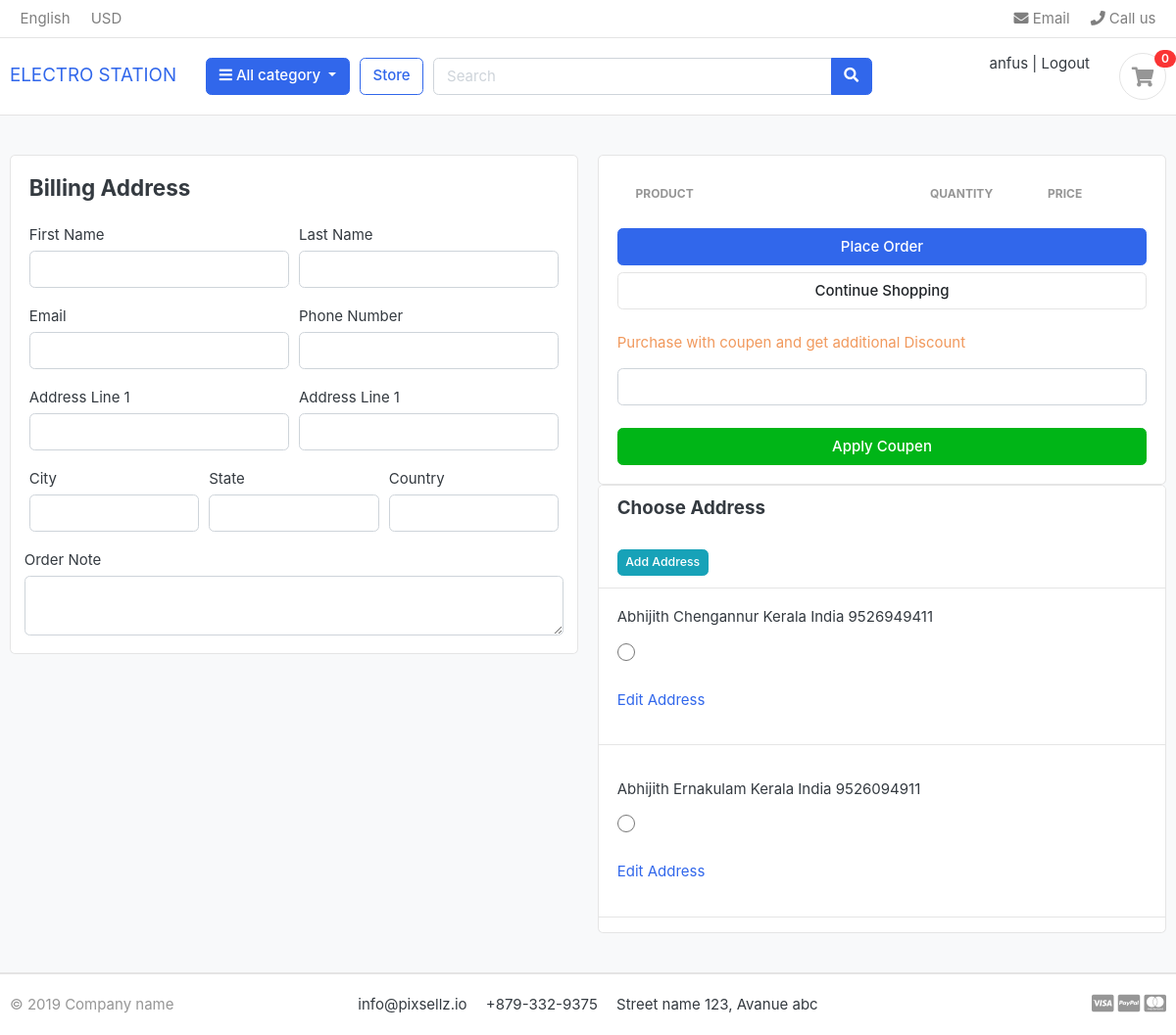
Page /checkout (signed in) on the committed database.
### ecomapp/models.py (models this page shows)
class UserData(AbstractUser):
    email = models.EmailField(unique=True)
    phone = models.CharField(max_length=20)

### orders/models.py (models this page shows, shortened)
class UserAddress(models.Model):
    user=models.ForeignKey(UserData,on_delete=models.CASCADE)
    first_name=models.CharField(max_length=50)
    last_name=models.CharField(max_length=50)
    phone=models.CharField(max_length=50)
    email=models.EmailField(max_length=50)
    address_line1=models.CharField(max_length=50)
    address_line2=models.CharField(max_length=50,blank=True)
    city=models.CharField(max_length=50)
    state=models.CharField(max_length=50)
    country=models.CharField(max_length=50)

### ecomapp/views.py (the view)
# urls.py: path('checkout',views.checkout,name='checkout'),
@login_required(login_url='user_login')
def checkout(request,total=0,quantity=0,cart_items=None):
    try:
        tax=0
        grand_total=0
        if request.user.is_authenticated:
                cart_items=CartItem.objects.filter(user=request.user,is_active=True)
        else:
            cart= Cart.objects.get(cart_id=_cart_id(request))
            cart_items=CartItem.objects.filter(cart=cart,is_active=True)
        for cart_item in cart_items:
            total += (cart_item.product.price * cart_item.quantity)
            quantity+=cart_item.quantity
        tax= (2*total)/100
        grand_total=total+tax
    except ObjectDoesNotExist:
        pass
    addresses = UserAddress.objects.filter(user=request.user)
    context={
        'total':total,
        'quantity':quantity,
        'cart_items':cart_items,
        'tax':tax,
        'grand_total':grand_total,
        'addresses':addresses
    }
    return render(request,'checkout.html',context)

### ecomapp/context_processors.py (called while the page is built)
def menu_link(request):
    links = Category.objects.all()
    return dict(links=links)

def counter(request):
    cart_count=0
    if 'admin' in request.path:
        return{}
    else:
        try:
            cart= Cart.objects.filter(cart_id=_cart_id(request))
            if request.user.is_authenticated:
                cart_items=CartItem.objects.all().filter(user=request.user)
            else:
                cart_items= CartItem.objects.all().filter(cart=cart[:1])
            for cart_item in cart_items:
                cart_count += cart_item.quantity
        except Cart.DoesNotExist:
            cart_count =0
    return dict(cart_count=cart_count)

### ecomapp/models.py (called while the page is built)
    def get_url(self):
        return reverse('product_by_category',args=[self.slug])

### ecomapp/views.py (called while the page is built)
def _cart_id(request):
    cart= request.session.session_key
    if not cart:
        cart=request.session.create()
    return cart

### templates/checkout.html (shortened to what this page needs)
{% extends 'first.html' %}
{% block content %}
<section class="section-content padding-y bg">
    <div class="container">
    <div class="row">
        <aside class="col-lg-6">
    <div class="card">
        <div class="card-body">
            <h4 class= "card-title mb-4">Billing Address</h4>
            <form action="{% url 'place_order' %}" method="POST">
                <div class="form-row">
                    <div class="col form-group">
                        <label for="">First Name</label>
                        <input type="text" name="first_name" id="firstname" class="form-control" required>
                    </div>
                    <div class="col form-group">
                        <label for="">Last Name</label>
                        <input type="text" name="last_name" id="lastname" class="form-control" required>
                    </div>
                </div>
                <div class="form-row">
                    <div class="col form-group">
                        <label for="">Email</label>
                        <input type="text" name="email" id="email" class="form-control" required>
                    </div>
                    <div class="col form-group">
                        <label for="">Phone Number</label>
                        <input type="text" name="phone" id="phone" class="form-control" required>
                    </div>
                </div>
                <div class="form-row">
                    <div class="col form-group">
                        <label for="">Address Line 1</label>
                        <input type="text" name="address_line_1" id="address1"  class="form-control" required>
                    </div>
                    <div class="col form-group">
                        <label for="">Address Line 1</label>
                        <input type="text" name="address_line_2" id="address2" class="form-control" >
                    </div>
                </div>
                <div class="form-row">
                    <div class="col form-group">
                        <label for="">City</label>
                        <input type="text" name="city" id="city" class="form-control" required>
                    </div>
                    <div class="col form-group">
                        <label for="">State</label>
                        <input type="text" name="state" id="state" class="form-control" required>
                    </div>
                    <div class="col form-group">
                        <label for="">Country</label>
                        <input type="text" name="country" id="country" class="form-control" required>
                    </div>
                </div>
                <div class="form-row">
                    <label for="">Order Note</label>
                    <textarea  name="order_note" rows="2" class="form-control"></textarea>
                </div>
        </div>
    </div>
        </aside>
        <aside class="col-lg-6">
            <div class="card">
            <div class="card-body">
                <table class="table table-borderless table-shopping-cart">
                    <thead class="text-muted">
                    <tr class="small text-uppercase">
                      <th scope="col">Product</th>
                      <th scope="col" width="120">Quantity</th>
                      <th scope="col" width="120">Price</th>
                    </tr>
                    </thead>
                    </table>
                <button type="submit" name="submit" class="btn btn-primary btn-block">Place Order</button>
                <a href="{% url 'store' %}" class="btn btn-light btn-block">Continue Shopping</a>
            <br>
            <p class="" style="color: rgb(241, 153, 93);">Purchase with coupen and get additional Discount</p>
            <form action="{% url 'verify_coupen' %}" method="POST">{% csrf_token %}
                  <input type="text" class="form-control" name="coupen"><br>
                       <button type="submit" class=" btn btn-success btn-block">Apply Coupen</button>
            </form>
            </div>
            </div>
            <div class="card">
                <div class="card-header">
                  <h5>Choose Address</h5>
                  <br>
                  <a href="{% url 'address'%}" class="btn btn-sm btn-info">Add Address</a>
                </div>
                {% for address in addresses %}
                <div class="card-body">
                  <p class="card-text">{{address.first_name}} {{address.city}} {{address.state}} {{address.country}} {{address.phone}}</p>
                  <input type="radio" value="{{address.id}}" name="address" style="width: 18px; height:18px">
                  <br>
                  <br>
                  <a href="{% url 'editaddress' address.id %}">Edit Address</a>
                </div>
                 <hr>
                {% endfor %}
              </div>
    </aside>
    </div>
    </div>
    </section>
{% endblock %}

### templates/first.html (shortened to what this page needs)
{% load static %}
<!DOCTYPE HTML>
<html lang="en">
<head>
<link href="{% static 'css/bootstrap.css' %}" rel="stylesheet" type="text/css"/>
<link href="{%static  'fonts/fontawesome/css/all.min.css' %}" type="text/css" rel="stylesheet">
<link href="{%static 'css/ui.css' %}" rel="stylesheet" type="text/css"/>
<link href="{%static 'css/responsive.css' %}" rel="stylesheet" media="only screen and (max-width: 1200px)" />
</head>
<body>
<header class="section-header">
<nav class="navbar p-md-0 navbar-expand-sm navbar-light border-bottom">
<div class="container">
  <div class="collapse navbar-collapse" id="navbarTop4">
    <ul class="navbar-nav mr-auto">
    	<li class="nav-item dropdown">
		 	<a href="#" class="nav-link">   English </a>
		</li>
		<li class="nav-item dropdown">
			<a href="#" class="nav-link"> USD </a>
		</li>
    </ul>
    <ul class="navbar-nav">
		<li><a href="#" class="nav-link"> <i class="fa fa-envelope"></i> Email </a></li>
		<li><a href="#" class="nav-link"> <i class="fa fa-phone"></i> Call us </a></li>
	</ul>
  </div>
</div>
</nav>
<section class="header-main border-bottom">
	<div class="container">
<div class="row align-items-center">
	<div class="col-lg-2 col-md-3 col-6">
			<a class="navbar-brand" href="{% url 'index' %}">ELECTRO STATION</a>
	</div>
	<div class="col-lg col-sm col-md col-6 flex-grow-0">
		<div class="category-wrap dropdown d-inline-block float-right">
			<button type="button" class="btn btn-primary dropdown-toggle" data-toggle="dropdown">
				<i class="fa fa-bars"></i> All category
			</button>
		</div>
	</div>
	<a href="{% url 'store' %}" class="btn btn-outline-primary">Store</a>
	<div class="col-lg  col-md-6 col-sm-12 col">
		<form action="{% url 'search' %}" class="search" method="GET">
			<div class="input-group w-100">
			    <input type="text" name="keyword" class="form-control" style="width:60%;" placeholder="Search">
			    <div class="input-group-append">
			      <button class="btn btn-primary" type="submit">
			        <i class="fa fa-search"></i>
			      </button>
			    </div>
		    </div>
		</form>
	</div>
	<div class="col-lg-3 col-sm-6 col-8 order-2 order-lg-3">
		<div class="d-flex justify-content-end mb-3 mb-lg-0">
			<div class="widget-header">
				<div>
					{% if request.user.is_authenticated %}
					<a href="{% url 'dashboard' %}">{{request.user}}</a> <span class="dark-transp"> | </span>
					<a href="{% url 'user_logout' %}"> Logout</a>
					{% else %}
					<a href="{% url 'user_login' %}">Sign in</a> <span class="dark-transp"> | </span>
					<a href="{% url 'user_registration' %}"> Register</a>
					{% endif %}
				</div>
			</div>
			<a href="{% url 'cart' %}" class="widget-header pl-3 ml-3">
				<div class="icon icon-sm rounded-circle border"><i class="fa fa-shopping-cart"></i></div>
				<span class="badge badge-pill badge-danger notify">{{cart_count}}</span>
			</a>
		</div>
	</div>
</div>
	</div>
</section>
</header>
{% block content %}
{% endblock %}
<footer class="section-footer border-top">
	<div class="container">
		<section class="footer-bottom border-top row">
			<div class="col-md-2">
				<p class="text-muted"> &copy 2019 Company name </p>
			</div>
			<div class="col-md-8 text-md-center">
				<span  class="px-2">info@pixsellz.io</span>
				<span  class="px-2">+879-332-9375</span>
				<span  class="px-2">Street name 123, Avanue abc</span>
			</div>
			<div class="col-md-2 text-md-right text-muted">
				<i class="fab fa-lg fa-cc-visa"></i>
				<i class="fab fa-lg fa-cc-paypal"></i>
				<i class="fab fa-lg fa-cc-mastercard"></i>
			</div>
		</section>
	</div>
</footer>
</body>
</html>

### static/css/ui.css (style rules this page uses)
html { font-family: "Inter", sans-serif; font-size: 15px; }
.icon-xs, .icon-sm, .icon-md, .icon-lg { display: inline-block; text-align: center; flex-shrink: 0; flex-grow: 0; }
.icon-sm { width: 48px; height: 48px; line-height: 48px !important; font-size: 20px; }
.padding-y { padding-top: 40px; padding-bottom: 40px; }
article:after, .form-group:after { display: block; clear: both; content: ""; }
.bg { background-color: #f8f9fa; }
p:last-child { margin-bottom: 0; }
.header-main { position: relative; padding-top: 1rem; padding-bottom: 1rem; }
.widget-header { display: inline-block; vertical-align: middle; position: relative; }
.widget-header a { color: #343a40; }
.widget-header i { color: #969696; }
.widget-header .notify { position: absolute; top: -3px; right: -10px; }
.footer-bottom { padding-top: 20px; padding-bottom: 20px; }
.btn-light { background-color: #fff; border-color: #e4e4e4; }
.notify { position: absolute; top: -4px; right: -10px; display: inline-block; padding: 0.25em 0.6em; font-size: 12px; line-height: 1; text-align: center; border-radius: 3rem; color: #fff; background-color: #fa3434; }
.table-shopping-cart.table td, .table-shopping-cart.table th { padding-left: 1.25rem; padding-right: 1.25rem; }

### rows in the picture
UserData: user "anfus"
UserAddress: first_name "Abhijith", city "Chengannur", state "Kerala", country "India", phone "9526949411"
UserAddress: first_name "Abhijith", city "Ernakulam", state "Kerala", country "India", phone "9526094911"

### other values in the picture
{{ cart_count }} "0"
